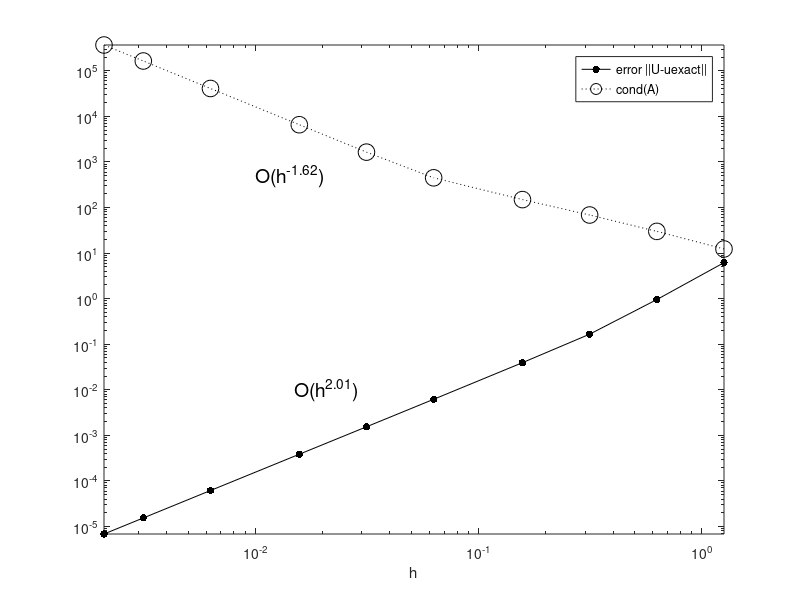

The MATLAB script that drew this image:
% TUBECONV  plot convergence and conditioning data for TUBE

m = [5, 10, 20, 40, 100, 200, 400, 1000, 2000, 3000];
h = 2.0 * pi ./ m;
condA = [1.23e+01 2.99e+01 6.84e+01 1.49e+02 4.48e+02 1.64e+03 6.55e+03 4.09e+04 1.64e+05 3.68e+05];
errinf = [6.162524e+00 9.528663e-01 1.658485e-01 3.932011e-02 6.176830e-03 1.539151e-03 3.844729e-04 6.150332e-05 1.537577e-05 6.833634e-06];
loglog(h,errinf,'k.-','markersize',16,
       h,condA,'ko:','markersize',12)
pe = polyfit(log(h(3:end)),log(errinf(3:end)),1);
text(1.5e-2,1.0e-2,sprintf('O(h^{%.2f})',pe(1)),'fontsize',14)
pc = polyfit(log(h),log(condA),1);
text(1.0e-2,5.0e2,sprintf('O(h^{%.2f})',pc(1)),'fontsize',14)
legend('error ||U-uexact||','cond(A)')
xlabel h
axis tight
print -dpdf tubeconv.pdf
